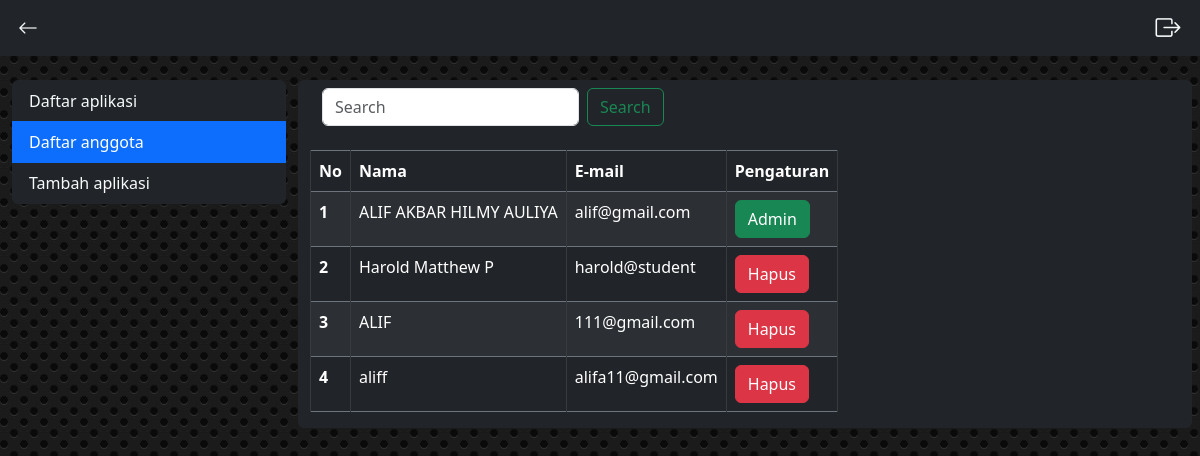
The app's page /uas/anggota.php (signed in) with its own data.
### tables this page shows
CREATE TABLE `akun` (
  `nama` varchar(200) NOT NULL,
  `email` varchar(200) NOT NULL,
  `username` varchar(200) NOT NULL,
  `password` varchar(200) NOT NULL
);

### uas/anggota.php (the view, shortened to what this page needs)
<?php
include 'koneksi.php';
if (isset($_SESSION['login'])) {
  $data = mysqli_query($koneksi, "select * from akun");
  while ($d = mysqli_fetch_array($data)) {
    if ($_SESSION['login'] == $d['username']) {
      if ('alif' == $d['username']) {
?>
        <!doctype html>
        <html lang="en">
        <head>
          <link href="https://cdn.jsdelivr.net/npm/bootstrap@5.3.0-alpha3/dist/css/bootstrap.min.css" rel="stylesheet">
          <link rel="stylesheet" href="profil.css">
          <link rel="stylesheet" href="https://cdn.jsdelivr.net/npm/bootstrap-icons@1.10.5/font/bootstrap-icons.css">
          <link rel="stylesheet" href="home.css">
        </head>
        <body>
          <nav class="navbar bg-dark mb-4">
            <div class="container-fluid">
              <form class="d-flex" method="post">
                <button name="back" class="bg-dark text-light navbar-brand border-0"><i class="bi bi-arrow-left"></i></button>
              </form>
              <form class="d-flex justify-content-end formprofil" method="post">
                <?php
                echo '<button class="bg-dark text-light profil text-center rounded text-secondary ms-3" type="submit" name="intrupsi"><i class="bi bi-box-arrow-right"></i></button>';
                ?>
              </form>
            </div>
          </nav>
          <div class="container-fluid">
            <div class="row pe-2">
              <div class="col-3">
                <div class="list-group">
                  <a href="admin.php" class="bg-dark text-light border-dark list-group-item list-group-item-action" aria-current="true">Daftar aplikasi</a>
                  <a href="#" class="list-group-item list-group-item-action active">Daftar anggota</a>
                  <a href="tambah.php" class="bg-dark text-light border-dark list-group-item list-group-item-action">Tambah aplikasi</a>
                </div>
              </div>
              <div class="col-9 rounded bg-dark text-light">
                <nav class="navbar bg-dark mb-3">
                  <div class="container-fluid">
                    <form class="d-flex" role="search">
                      <input class="form-control me-2" type="search" placeholder="Search" aria-label="Search">
                      <button class="btn btn-outline-success" type="submit">Search</button>
                    </form>
                  </div>
                </nav>
                <table class="table table-striped table-bordered border-secondary">
                  <thead>
                    <tr>
                      <th scope="col" class="table-dark">No</th>
                      <th scope="col" class="table-dark">Nama</th>
                      <th scope="col" class="table-dark">E-mail</th>
                      <th scope="col" class="table-dark">Pengaturan</th>
                    </tr>
                  </thead>
                  <tbody>
                    <?php
                    $no = 1;
                    $data = mysqli_query($koneksi, "select * from akun");
                    while ($d = mysqli_fetch_array($data)) {
                    ?>
                      <?php
                      if ('alif' === $d['username']) {
                      ?>
                        <tr>
                          <th scope="row" class="table-dark"><?php echo $no++; ?></th>
                          <td class="table-dark"><?php echo $d['nama']; ?></td>
                          <td class="table-dark"><?php echo $d['email']; ?></td>
                          <td class="table-dark">
                            <button class="btn btn-success">Admin</button>
                          </td>
                        </tr>
                      <?php
                      } else {
                      ?>
                        <tr>
                          <th scope="row" class="table-dark"><?php echo $no++; ?></th>
                          <td class="table-dark"><?php echo $d['nama']; ?></td>
                          <td class="table-dark"><?php echo $d['email']; ?></td>
                          <td class="table-dark">
                            <form action="" method="post">
                              <button class="btn btn-danger" type="submit" name="hapus">Hapus</button>
                            </form>
                          </td>
                        </tr>
                      <?php
                      }
                      ?>
                    <?php
                    }
                    ?>
                  </tbody>
                </table>
              </div>
            </div>
          </div>
        </body>
        </html>
<?php
      } else {
        header("location:home.php");
      }
    }
  }
} else {
  header("location:home.php");
}
?>

### uas/profil.css (style rules this page uses)
.profil { font-size: 25px; width: 40px; height: 40px; }
body { background-color: rgb(219, 219, 219); }
body { background-image: url(bg2.jpg); }

### uas/home.css (style rules this page uses)
body { background-image: url(bg2.jpg); }
.profil { font-size: 25px; width: 40px; height: 40px; border: none; }
.table { width: auto; }

### records on screen
akun: nama "ALIF AKBAR HILMY AULIYA", email "alif@gmail.com"
akun: nama "Harold Matthew P", email "harold@student"
akun: nama "ALIF", email "111@gmail.com"
akun: nama "aliff", email "alifa11@gmail.com"
